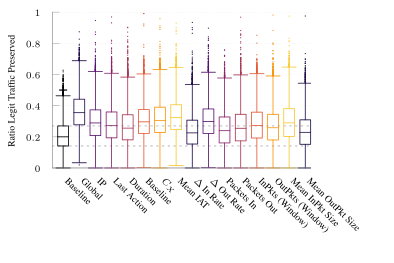

Write gnuplot code to recreate this figure.
set terminal tikz standalone color size 12cm,7.5cm font '\scriptsize' preamble '\usepackage{microtype} \usepackage{times} \usepackage[T1]{fontenc} \usepackage{siunitx}\sisetup{detect-all}' createstyle
set output "ftprep-tcp-box.tex"

#load "parula.pal"
load "inferno.pal"

set style line 102 lc rgb '#a0a0a0' lt 1 lw 1
set style boxplot outliers pointtype 7
set style data boxplot
set border ls 102
set colorbox border 102
set key textcolor rgb "black"
set tics textcolor rgb "black"
set label textcolor rgb "black"

set border 3
set grid y
set xtics nomirror
set xtics rotate by -45
set ytics nomirror

set key autotitle columnhead
set datafile separator ","

#set xlabel "Iteration ($t \\cdot{} \\SI{50}{\\milli\\second}$)"
set ylabel "Ratio Legit Traffic Preserved"

set yrange [0.0:1.0]
set xrange [-1.0:23.0]
set xtics ("Baseline" 0.0, \
	"Global" 1.5, \
	"IP" 3.0, \
	"Last Action" 4.5, \
	"Duration" 6.0, \
	"Baseline" 7.5, \
	"$C_X$" 9.0, \
	"Mean IAT" 10.5, \
	"$\\Delta$ In Rate" 12.0, \
	"$\\Delta$ Out Rate" 13.5, \
	"Packets In" 15.0, \
	"Packets Out" 16.5, \
	"InPkts (Window)" 18.0, \
	"OutPkts (Window)" 19.5, \
	"Mean InPkt Size" 21.0, \
	"Mean OutPkt Size" 22.5, \
	) scale 0.0
#set key inside bottom right
set boxwidth 1
unset key
set pointsize 0.1

plot '../results/baseline-2-avg-ng.csv' u (0.0):3:(1.0) ls 1 ps .1, \
     '../results/ft-tcp-g-avg.csv' u (1.5):3:(1.0) ls 2 ps .1, \
     '../results/ft-tcp-f0-avg.csv' u (3.0):3:(1.0) ls 3 ps .1, \
     '../results/ft-tcp-f1-avg.csv' u (4.5):3:(1.0) ls 4 ps .1, \
     '../results/ft-tcp-f2-avg.csv' u (6.0):3:(1.0) ls 5 ps .1, \
     '../results/ft-tcp-f3-avg.csv' u (7.5):3:(1.0) ls 6 ps .1, \
     '../results/ft-tcp-f4-avg.csv' u (9.0):3:(1.0) ls 7 ps .1, \
     '../results/ft-tcp-f5-avg.csv' u (10.5):3:(1.0) ls 8 ps .1, \
     '../results/ft-tcp-f6-avg.csv' u (12.0):3:(1.0) ls 2 ps .1, \
     '../results/ft-tcp-f7-avg.csv' u (13.5):3:(1.0) ls 3 ps .1, \
     '../results/ft-tcp-f8-avg.csv' u (15.0):3:(1.0) ls 4 ps .1, \
     '../results/ft-tcp-f9-avg.csv' u (16.5):3:(1.0) ls 5 ps .1, \
     '../results/ft-tcp-f10-avg.csv' u (18.0):3:(1.0) ls 6 ps .1, \
     '../results/ft-tcp-f11-avg.csv' u (19.5):3:(1.0) ls 7 ps .1, \
     '../results/ft-tcp-f12-avg.csv' u (21.0):3:(1.0) ls 8 ps .1, \
     '../results/ft-tcp-f13-avg.csv' u (22.5):3:(1.0) ls 2 ps .1

set out
